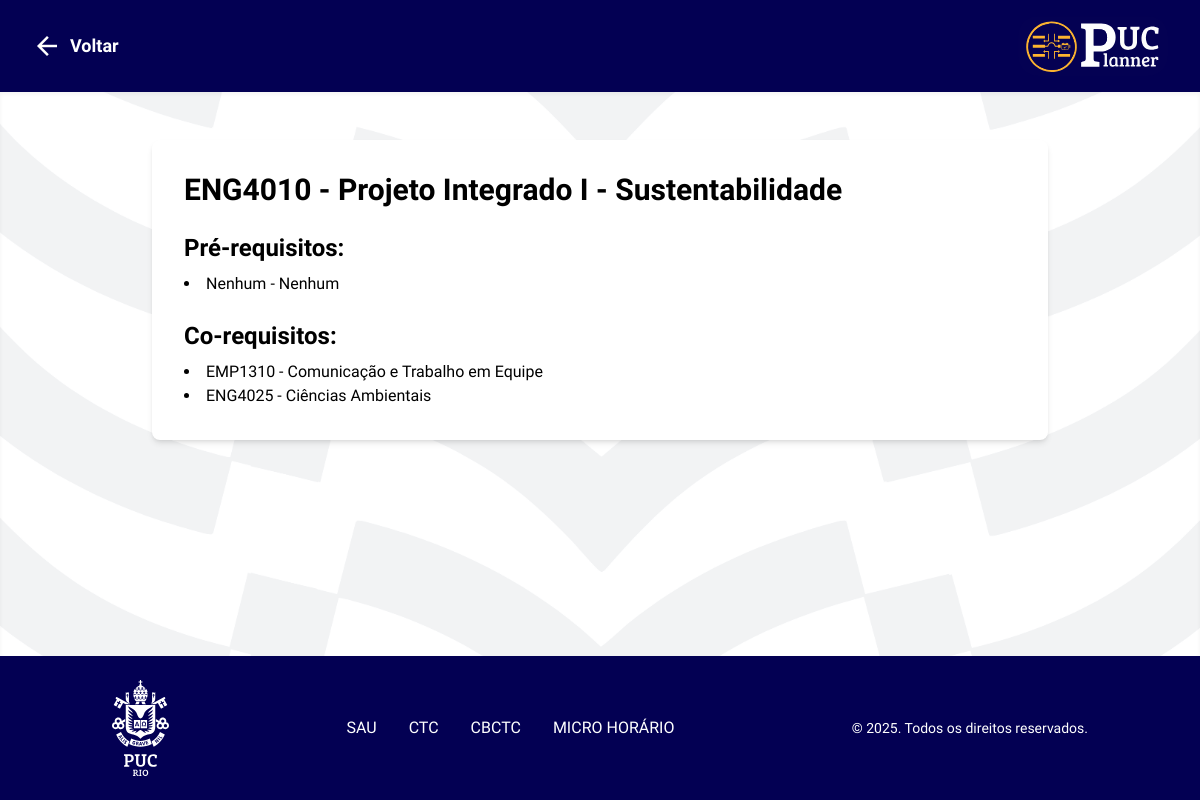
Page /consulta-disciplina/ENG4010/ on the committed database.
### appPUC_Planner/models.py (models this page shows, shortened)
class Course(models.Model):
	code = models.CharField("código", max_length=20, unique=True)
	name = models.CharField("nome", max_length=200)
	cursos = models.ManyToManyField(
		Curso,
		through="CursoDisciplina",
		related_name="disciplinas",
		blank=True,
		help_text="Selecione todos os cursos que incluem esta disciplina."
	)
	prerequisites = models.CharField(
		"pré-requisitos",
		max_length=500,
		blank=True,
		help_text="Códigos separados por vírgula, ex: 'MAT 4162, ENG 4010'",
	)
	corequisites = models.CharField(
		"co-requisitos",
		max_length=500,
		blank=True,
		help_text="Códigos separados por vírgula para co-requisitos, ex: 'CTC 4001, CTC 4002'",
	)
	credits = models.PositiveSmallIntegerField("créditos", default=0)
	syllabus_url = models.URLField(
		"link da ementa",
		blank=True,
		help_text="URL para a ementa oficial da disciplina.",
	)
	class Meta:
		verbose_name = "Disciplina"
		verbose_name_plural = "Disciplinas"
		ordering = ["code"]

### hello_world/core/views.py (the view)
# urls.py: path("consulta-disciplina/<str:code>/", core_views.disciplina_detail, name="disciplina_detail"),
def disciplina_detail(request, code):
    disciplina = get_object_or_404(Course, code=code)
    def get_related_courses(text):
        if not text:
            return []
        codes = [c.strip() for c in text.split(",") if c.strip()]
        cursos_existentes = Course.objects.filter(code__in=codes)
        encontrados = {c.code: c.name for c in cursos_existentes}
        resultado = []
        for c in codes:
            if c in encontrados:
                resultado.append({"code": c, "name": encontrados[c]})
            else:
                resultado.append({"code": c, "name": c})
        return resultado
    prereqs = get_related_courses(disciplina.prerequisites)
    coreqs = get_related_courses(disciplina.corequisites)
    return render(request, "disciplina_detail.html", {
        "disciplina": disciplina,
        "prereqs": prereqs,
        "coreqs": coreqs,
    })

### hello_world/templates/disciplina_detail.html (shortened to what this page needs)
{% extends 'base.html' %}
{% load static %}
{% block extra_css %}
<link rel="stylesheet" href="{% static 'css/consulta_disciplina1.css' %}">
{% endblock %}
{% block content %}
<body class="bg-gray-100 font-regular" style="background-image: url('{% static 'images/testefundosetas.png' %}'); background-size: cover; background-position: center; background-repeat: no-repeat;">
<div class="flex flex-col min-h-screen">
    <header class="flex items-center py-4 bg-navy text-white px-8">
        <a href="{% url 'consulta_disciplina' %}" class="flex items-center">
            <span class="material-icons text-white text-3xl mr-2">arrow_back</span>
            <span class="text-lg font-semibold">Voltar</span>
        </a>
        <a href="{% url 'home' %}">
            <img src="{% static 'images/logo_puc_planner_fundoazul.svg' %}" width="150px" style="border-radius: 20px;">
        </a>
    </header>
    <main class="flex-grow p-12 shadow-inner">
        <div class="max-w-4xl mx-auto bg-white p-8 rounded-lg shadow-md">
            <h1 class="text-3xl font-bold mb-4">{{ disciplina.code }} - {{ disciplina.name }}</h1>
            <div class="mb-6">
                <h2 class="text-2xl font-semibold mb-2">Pré-requisitos:</h2>
                {% if prereqs %}
                    <ul class="list-disc list-inside">
                    {% for item in prereqs %}
                        <li>{{ item.code }} - {{ item.name }}</li>
                    {% endfor %}
                    </ul>
                {% else %}
                    <p>Nenhum pré-requisito.</p>
                {% endif %}
            </div>
            <div>
                <h2 class="text-2xl font-semibold mb-2">Co-requisitos:</h2>
                {% if coreqs %}
                    <ul class="list-disc list-inside">
                    {% for item in coreqs %}
                        <li>{{ item.code }} - {{ item.name }}</li>
                    {% endfor %}
                    </ul>
                {% else %}
                    <p>Nenhum co-requisito.</p>
                {% endif %}
            </div>
        </div>
    </main>
    {% include 'includes/footer.html' %}
</div>
</body>
{% endblock %}

### hello_world/static/css/footer_common.css (style rules this page uses)
:root { --azul-puc: #030053; --cor-texto-footer: #ffffff; }

### hello_world/static/css/consulta_disciplina1.css (style rules this page uses)
body { font-family: 'Rethink Sans', sans-serif; font-weight: 400; }
h1, h2, h3, h4, h5, h6 { font-family: 'Rethink Sans', sans-serif; font-weight: 700; }
.font-regular { font-family: 'Rethink Sans', sans-serif; font-weight: 400; }
.font-bold { font-family: 'Rethink Sans', sans-serif; font-weight: 700; }
.bg-navy { background-color: #030053; }

### rows in the picture
Course: code "ENG4010", name "Projeto Integrado I - Sustentabilidade", code "Nenhum", name "Nenhum"
Course: code "EMP1310", name "Comunicação e Trabalho em Equipe"
Course: code "ENG4025", name "Ciências Ambientais"
